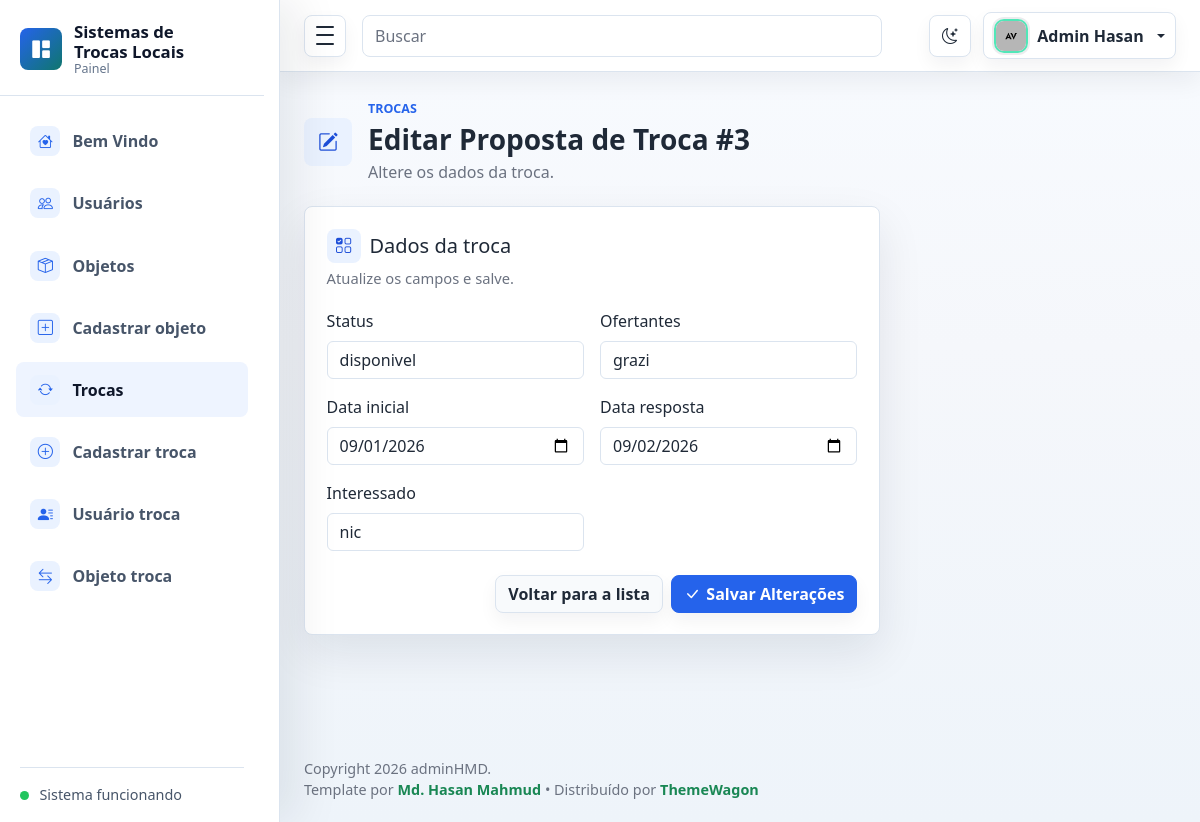
/trocas/3/editar/ (signed in), run on the app's committed database.
### trocas/models.py (models this page shows, shortened)
class Troca(models.Model):
    status = models.CharField(max_length=20)
    ofertantes = models.CharField(max_length=100)
    data_inicial = models.DateField()
    data_resposta = models.DateField(null=True, blank=True)
    interessado = models.CharField(max_length=100)
    usuarios = models.ManyToManyField(
        'usuario.Usuario',
        through='UsuarioTroca.UsuarioTroca',
        related_name='trocas'
    )
    objetos = models.ManyToManyField(
        'objetos.Objeto',
        through='ObjetoTroca.ObjetoTroca',
        related_name='trocas'
    )

### trocas/views.py (the view)
# urls.py: path("<int:pk>/editar/", views.editar_troca, name="editar_troca"),  # <--- Editar
@login_required
@permission_required('trocas.change_troca', raise_exception=True)
def editar_troca(request, pk):
    troca = get_object_or_404(Troca, pk=pk)
    if not usuario_pode_alterar(request, troca):
        messages.error(request, 'Você só pode editar trocas em que participa.')
        return redirect('trocas:listar_trocas')
    if request.method == 'POST':
        form = TrocaForm(request.POST, instance=troca)
        if form.is_valid():
            form.save()
            messages.success(request, 'Troca editada com sucesso!')
            return redirect('trocas:listar_trocas')
    else:
        form = TrocaForm(instance=troca)
    return render(request, 'trocas/editar.html', {'form': form, 'troca': troca})

### trocas/forms.py
class TrocaForm(forms.ModelForm):
    class Meta:
        model = Troca
        fields = [
            'status',
            'ofertantes',
            'data_inicial',
            'data_resposta',
            'interessado',
        ]
        widgets = {
            'data_inicial': forms.DateInput(attrs={'type': 'date'}),
            'data_resposta': forms.DateInput(attrs={'type': 'date'}),
        }

### trocas/views.py (called while the page is built)
def usuario_pode_alterar(request, troca):
    return request.user.is_superuser or troca.usuarios.filter(pk=request.user.pk).exists()

### trocas/templates/trocas/editar.html (shortened to what this page needs)
{% extends "base.html" %}
{% block nav_trocas %}active{% endblock %}
{% block page_heading %}
<div class="page-heading">
  <div class="page-heading-copy">
    <span class="page-icon"><i class="bi bi-pencil-square" aria-hidden="true"></i></span>
    <div>
      <p class="eyebrow mb-1">Trocas</p>
      <h1 class="h3 mb-1">Editar Proposta de Troca #{{ troca.id }}</h1>
      <p class="text-muted mb-0">Altere os dados da troca.</p>
    </div>
  </div>
</div>
{% endblock %}
{% block content %}
<section class="row g-3">
  <div class="col-12 col-xl-8">
    <form method="post" class="panel" id="form-principal">
      <div class="panel-header">
        <div>
          <h2 class="h5 mb-1 section-title"><i class="bi bi-ui-checks-grid" aria-hidden="true"></i><span>Dados da troca</span></h2>
          <p class="text-muted mb-0">Atualize os campos e salve.</p>
        </div>
      </div>
      <div class="row g-3">
        {% for field in form %}
        <div class="{% if field.widget_type == 'textarea' %}col-12{% else %}col-md-6{% endif %}">
          <label class="form-label" for="{{ field.id_for_label }}">{{ field.label }}</label>
          {{ field }}
        </div>
        {% endfor %}
      </div>
      <div class="d-flex justify-content-end gap-2 mt-4">
        <a href="{% url 'trocas:listar_trocas' %}" class="btn btn-light">Voltar para a lista</a>
        <button class="btn btn-primary" type="submit"><i class="bi bi-check-lg" aria-hidden="true"></i> Salvar Alterações</button>
      </div>
    </form>
  </div>
</section>
{% endblock %}

### adminhmd-v1.0.0/assets/css/style.css (style rules this page uses)
:root { --sidebar-width: 280px; --sidebar-mini-width: 84px; --admin-bg: #f5f7fb; --admin-surface: #ffffff; --admin-surface-soft: #f8fafc; --admin-border: #dbe4ef; --admin-text: #1f2937; --admin-muted: #6b7280; --admin-primary: #2563eb; --admin-primary-dark: #1d4ed8; --admin-success: #0f766e; --admin-warning: #d97706; --admin-danger: #dc2626; --admin-sidebar: #111827; --admin-sidebar-soft: #1f2937; --admin-shadow-sm: 0 10px 24px rgba(15, 23, 42, 0.06); --admin-shadow: 0 18px 46px rgba(15, 23, 42, 0.09); --admin-shadow-lg: 0 26px 70px rgba(15, 23, 42, 0.12); --admin-ring: 0 0 0 4px rgba(37, 99, 235, 0.12); }
* { box-sizing: border-box; }
html { min-height: 100%; }
body { min-height: 100vh; margin: 0; background: linear-gradient(180deg, #f8fbff 0%, var(--admin-bg) 42%, #eef4fa 100%); color: var(--admin-text); font-family: "Segoe UI", Arial, sans-serif; }
a { text-decoration: none; }
.page-heading, .panel-header, .metric-top { display: flex; align-items: center; justify-content: space-between; gap: 1rem; }
.page-heading { margin-bottom: 1.35rem; }
.page-heading h1 { font-weight: 800; letter-spacing: 0; }
.eyebrow { color: var(--admin-primary); font-size: 0.78rem; font-weight: 800; text-transform: uppercase; }
.btn { border-radius: 8px; font-weight: 700; box-shadow: 0 8px 18px rgba(15, 23, 42, 0.05); transition: border-color 0.16s ease, background 0.16s ease, box-shadow 0.16s ease, transform 0.16s ease; }
.btn-primary { border-color: var(--admin-primary); background: var(--admin-primary); }
.metric-card, .panel { border: 1px solid var(--admin-border); border-radius: 8px; background: var(--admin-surface); box-shadow: var(--admin-shadow); }
.panel { padding: 1.35rem; transition: border-color 0.18s ease, box-shadow 0.18s ease; }
.panel-header { margin-bottom: 1.25rem; }
.panel-header p { font-size: 0.92rem; }
.page-heading-copy { display: flex; align-items: center; justify-content: flex-start; gap: 1rem; min-width: 0; }
.page-icon, .section-title i { display: inline-grid; place-items: center; flex: 0 0 auto; border-radius: 8px; background: #eaf2ff; color: var(--admin-primary-dark); }
.page-icon { width: 48px; height: 48px; font-size: 1.25rem; }
.section-title { display: inline-flex; align-items: center; gap: 0.55rem; }
.section-title i { width: 34px; height: 34px; font-size: 0.95rem; }
.btn { display: inline-flex; align-items: center; justify-content: center; gap: 0.4rem; }
.btn-light { border-color: var(--admin-border); background: var(--admin-surface-soft); color: var(--admin-text); }
.form-control, .form-select { border-color: var(--admin-border); background-color: var(--admin-surface); color: var(--admin-text); }
.form-control::placeholder { color: var(--admin-muted); }
.text-muted { color: var(--admin-muted) !important; }
html[data-theme="light"] { color-scheme: light; }
body, .admin-navbar, .admin-sidebar, .admin-main, .metric-card, .panel, .auth-card, .error-card, .dropdown-menu, .modal-content, .form-control, .form-select { transition: background-color 0.18s ease, border-color 0.18s ease, color 0.18s ease, box-shadow 0.18s ease; }
html:not([data-theme="dark"]) { --admin-sidebar: #ffffff; --admin-sidebar-soft: #eef4ff; --admin-sidebar-border: #dbe4ef; --admin-sidebar-text: #475569; --admin-sidebar-text-strong: #0f172a; --admin-sidebar-muted: #64748b; --admin-sidebar-icon-bg: #eaf2ff; --admin-sidebar-icon: #2563eb; --admin-sidebar-shadow: 18px 0 42px rgba(15, 23, 42, 0.08); }

### data on the page
Troca: id "3", form "disponivel" "grazi" "09/01/2026" "09/02/2026" "nic"

### other printed values
{{ field.label }} "Status" "Ofertantes" "Data inicial" "Data resposta" "Interessado"
